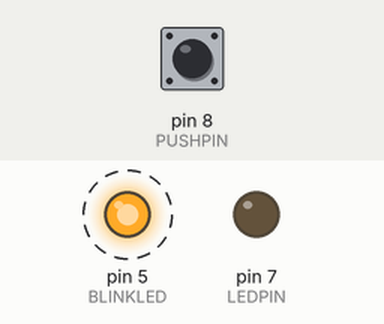
Bench run of a sketch on a simulated Arduino Uno, built with avr-gcc and run on an emulated ATmega328P. On the bench: output pins drawn as LEDs (lit = HIGH). Dashed ring = blinking. The test bench sets the inputs (shaded band); at power-on: pin 8 (PUSHPIN) HIGH. What the sketch prints to the serial monitor is not drawn.

Above: at 3.8 s.
3.9 s: pin 8 (PUSHPIN) pulled LOW for 1.3 s
At 5.8 s:
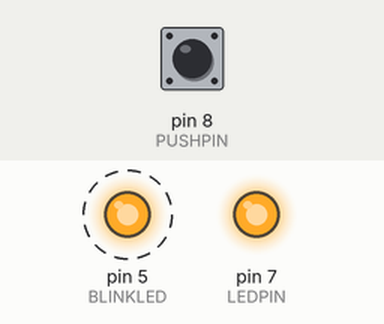
7.5 s: pin 8 (PUSHPIN) pulled LOW for 3.2 s
At 12.5 s:
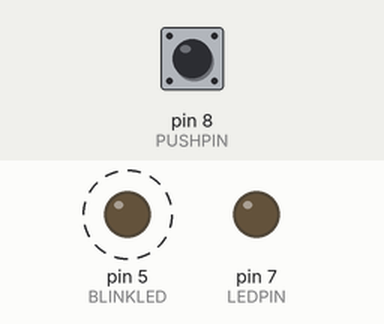
Timing chart, 0 to 18.5 s (numbered marks = the images above; inputs shaded):
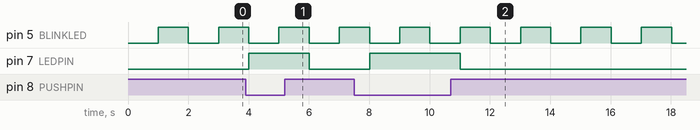

Measured:
- after the input at 3.9 s, pin 7 (LEDPIN): LOW → HIGH after 0.11 s, → LOW 2.0 s later
- after the input at 7.5 s, pin 7 (LEDPIN): LOW → HIGH after 0.51 s, → LOW 3.0 s later
- by itself, pin 5 (BLINKLED): alternates HIGH for 1.0 s and LOW for 1.0 s

The sketch:

sketch_oct10a.ino
```cpp
#define PUSHPIN 8
#define LEDPIN 7
#define BLINKLED 5

unsigned long previousTimeLed = millis();
int ledState1 = LOW;

void setup()
{
  Serial.begin(9600);
  pinMode(LEDPIN, OUTPUT); // Initialisation LED
  pinMode(BLINKLED, OUTPUT); // Initialisation LED
  pinMode(PUSHPIN, INPUT); // Initialisation bouton
}

void loop()
{
  unsigned long currentTime = millis();
  // task 1
  if(currentTime - previousTimeLed > 1000) {
    previousTimeLed = currentTime;
    if (ledState1 == HIGH) {
      Serial.print("HIGH");
      ledState1 = LOW;
    }
    else {
      ledState1 = HIGH;
    }
    digitalWrite(BLINKLED, ledState1);

 if (digitalRead(PUSHPIN) == LOW) {
     digitalWrite(LEDPIN, 1);
  }
  else {
    digitalWrite(LEDPIN, 0);
  }
  }

}
```
